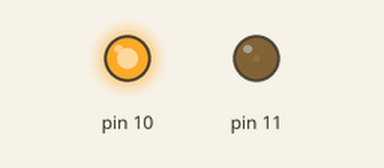
Bench run of a sketch on a simulated Arduino Uno, built with avr-gcc and run on an emulated ATmega328P. On the bench: output pins drawn as LEDs (lit = HIGH).

Above: at 0.05 s.
At 0.65 s:
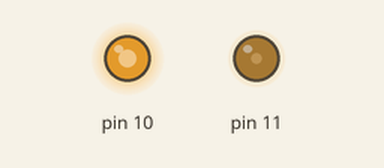
At 1.3 s:
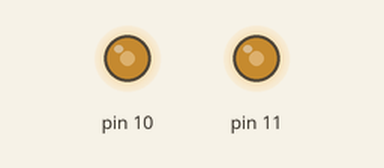
At 2.55 s:
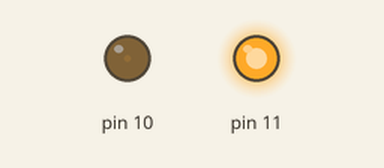
Timing chart, 0 to 5.9 s (numbered marks = the images above):
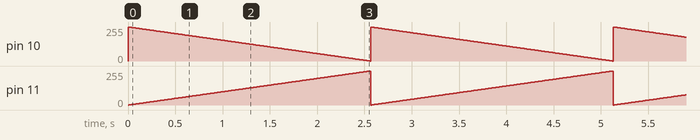

Measured:
- by itself, pin 10: ramps from 255/255 to 0/255 and jumps back, once every 2.6 s
- by itself, pin 11: ramps from 0/255 to 255/255 and jumps back, once every 2.6 s

The sketch:

lab3-3.ino
```cpp
// C++ code
//
void setup()
{
  pinMode(11, OUTPUT);
  pinMode(10, OUTPUT);
}

void loop()
{
  int i;
  for(i = 0; i < 256; i++)
  {
    analogWrite(11,i);
    analogWrite(10,255 - i);
    delay(10);

  }

}
```
